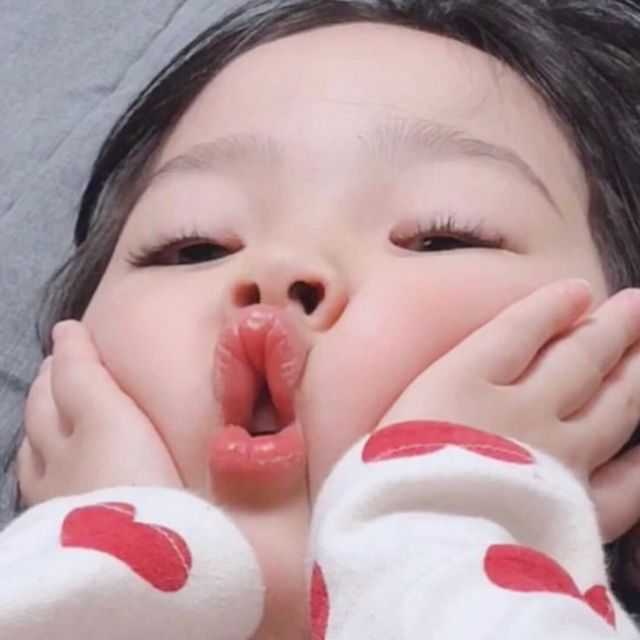
#> input picture geometric-transformation/image.jpg, 640 x 640 px
$ jupyter execute geometric_transformation.ipynb
#> lines starting #> are read from the running program, lines starting #| are printed output that depends on the picture
[cell 1]
import cv2
import matplotlib.pyplot as plt

[cell 2]
# 缩放图片
img = cv2.imread('image.jpg')
#> img is the input picture: shape (640, 640, 3); mean B, G, R 156.9, 153.8, 182.6
# 按照指定的宽度、高度缩放图片
res = cv2.resize(img, (125, 140))
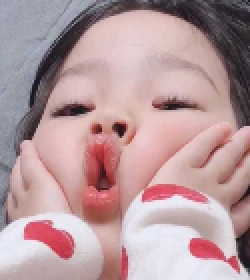
#> res: shape (140, 125, 3) (shown 2 times larger); mean B, G, R 156.9, 153.7, 182.5
# 按照比例缩放，如x,y轴均放大一倍
# 缩放方法interpolation
res2 = cv2.resize(img, None, fx=2, fy=2, interpolation=cv2.INTER_LINEAR)
plt.imshow(res[:,:,[2,1,0]])
plt.show()
plt.imshow(res2[:,:,[2,1,0]])
plt.show()

[cell 3]
# 参数2 = 0：垂直翻转(沿x轴)，参数2 > 0: 水平翻转(沿y轴)，参数2 < 0: 水平垂直翻转。
dst1 = cv2.flip(img, 1)
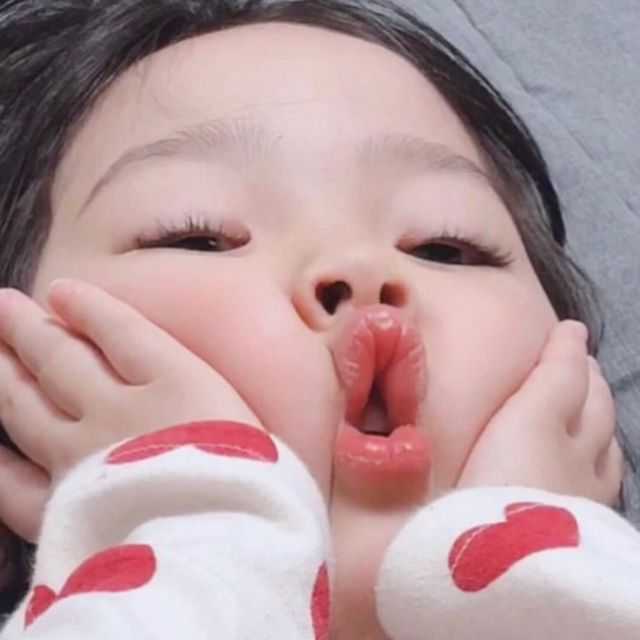
#> dst1: shape (640, 640, 3); mean B, G, R 156.9, 153.8, 182.6
dst2 = cv2.flip(img, 0)
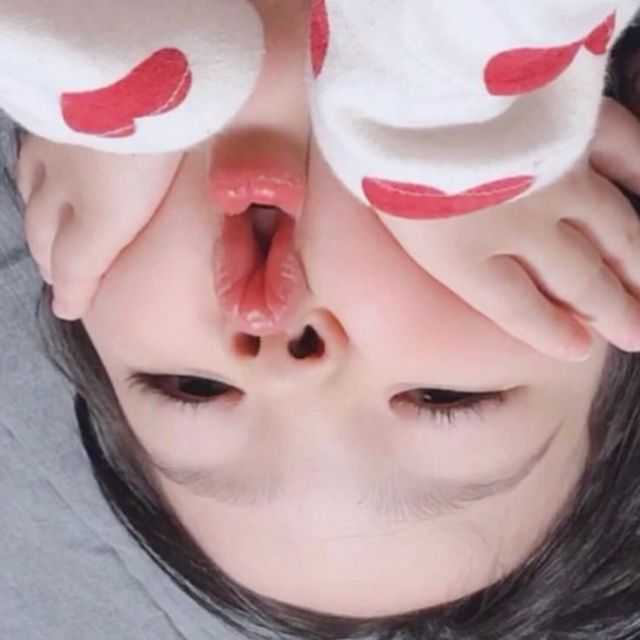
#> dst2: shape (640, 640, 3); mean B, G, R 156.9, 153.8, 182.6
dst3 = cv2.flip(img, -1)
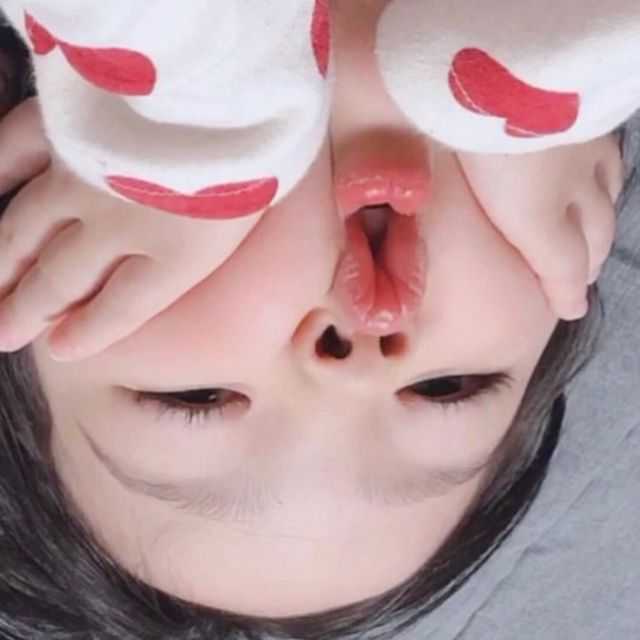
#> dst3: shape (640, 640, 3); mean B, G, R 156.9, 153.8, 182.6
titles = ['Original', 'Flip horizontally', 'Flip vertically', 'Flip horizontally and vertically']
images = [img, dst1, dst2, dst3]
for i in range(4):
    plt.subplot(2, 2, i + 1)
    plt.imshow(images[i][:,:,[2,1,0]])
    plt.title(titles[i], fontsize=8)
    plt.xticks([]), plt.yticks([])
plt.show()
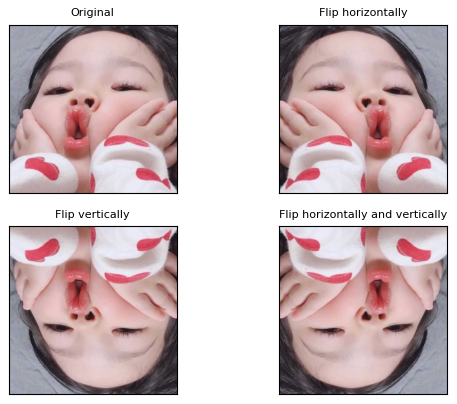
#> figure drawn by matplotlib, 4 panels

[cell 4]
import numpy as np
# 平移图片
rows, cols = img.shape[:2]
#> rows = 640; cols = 640

# 定义平移矩阵，需要是numpy的float32类型
# x轴平移100，y轴平移50
M = np.float32([[1, 0, 100], [0, 1, 50]])
# 用仿射变换实现平移
dst = cv2.warpAffine(img, M, (cols, rows))
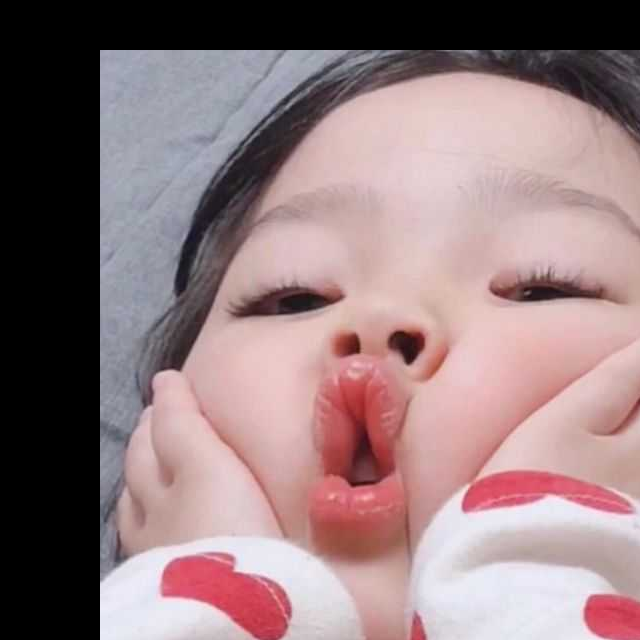
#> dst: shape (640, 640, 3); mean B, G, R 125.6, 123, 146.8

plt.imshow(img[:,:,[2,1,0]])
plt.show()
plt.imshow(dst[:,:,[2,1,0]])
plt.show()

[cell 5]
# 参数1：图片的旋转中心
# 参数2：旋转角度(正：逆时针，负：顺时针)
# 参数3：缩放比例，0.5表示缩小一半
M = cv2.getRotationMatrix2D((cols / 2, rows / 2), 45, 0.5)
dst = cv2.warpAffine(img, M, (cols, rows))
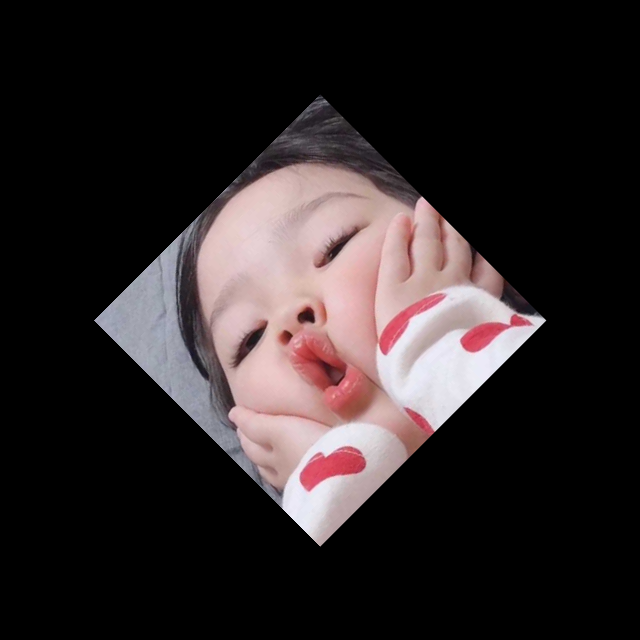
#> dst: shape (640, 640, 3); mean B, G, R 39.2, 38.4, 45.6
plt.imshow(img[:,:,[2,1,0]])
plt.show()
plt.imshow(dst[:,:,[2,1,0]])
plt.show()
